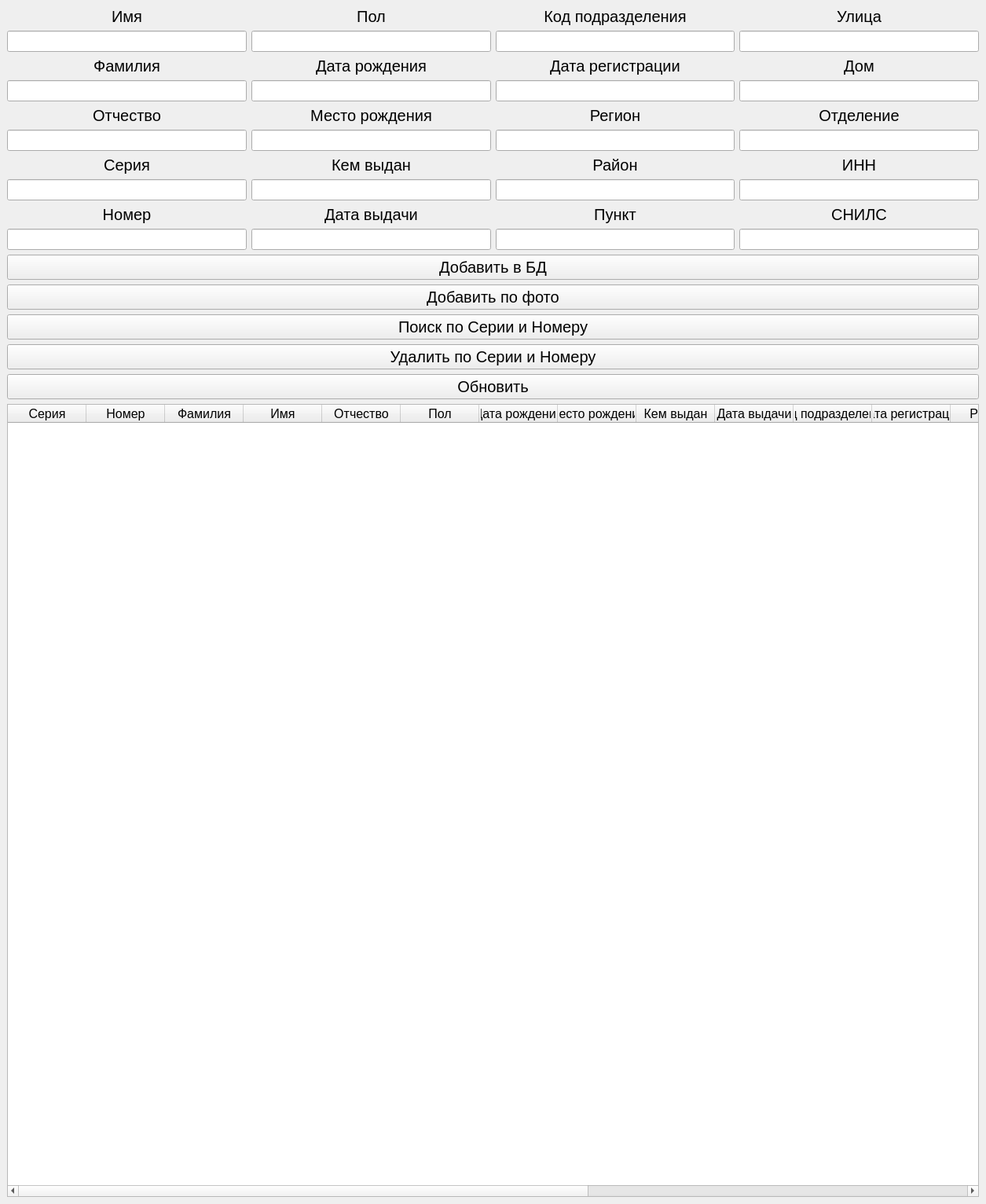
<?xml version="1.0" encoding="UTF-8"?>
<ui version="4.0">
 <class>MainWindow</class>
 <widget class="QMainWindow" name="MainWindow">
  <property name="geometry">
   <rect>
    <x>0</x>
    <y>0</y>
    <width>1255</width>
    <height>1532</height>
   </rect>
  </property>
  <property name="windowTitle">
   <string>Главное окно</string>
  </property>
  <property name="styleSheet">
   <string notr="true"/>
  </property>
  <widget class="QWidget" name="centralwidget">
   <layout class="QVBoxLayout" name="verticalLayout_7">
    <item>
     <layout class="QHBoxLayout" name="horizontalLayout">
      <item>
       <layout class="QVBoxLayout" name="verticalLayout_2">
        <item>
         <widget class="QLabel" name="label_name">
          <property name="font">
           <font>
            <family>MS Shell Dlg 2</family>
            <pointsize>15</pointsize>
           </font>
          </property>
          <property name="text">
           <string>Имя</string>
          </property>
          <property name="alignment">
           <set>Qt::AlignCenter</set>
          </property>
         </widget>
        </item>
        <item>
         <widget class="QLineEdit" name="name">
          <property name="font">
           <font>
            <pointsize>12</pointsize>
           </font>
          </property>
         </widget>
        </item>
        <item>
         <widget class="QLabel" name="label_surname">
          <property name="font">
           <font>
            <family>MS Shell Dlg 2</family>
            <pointsize>15</pointsize>
           </font>
          </property>
          <property name="text">
           <string>Фамилия</string>
          </property>
          <property name="alignment">
           <set>Qt::AlignCenter</set>
          </property>
         </widget>
        </item>
        <item>
         <widget class="QLineEdit" name="surname">
          <property name="font">
           <font>
            <pointsize>12</pointsize>
           </font>
          </property>
         </widget>
        </item>
        <item>
         <widget class="QLabel" name="label_patronymic">
          <property name="font">
           <font>
            <family>MS Shell Dlg 2</family>
            <pointsize>15</pointsize>
           </font>
          </property>
          <property name="text">
           <string>Отчество</string>
          </property>
          <property name="alignment">
           <set>Qt::AlignCenter</set>
          </property>
         </widget>
        </item>
        <item>
         <widget class="QLineEdit" name="patronymic">
          <property name="font">
           <font>
            <pointsize>12</pointsize>
           </font>
          </property>
         </widget>
        </item>
        <item>
         <widget class="QLabel" name="label_series">
          <property name="font">
           <font>
            <family>MS Shell Dlg 2</family>
            <pointsize>15</pointsize>
           </font>
          </property>
          <property name="text">
           <string>Серия</string>
          </property>
          <property name="alignment">
           <set>Qt::AlignCenter</set>
          </property>
         </widget>
        </item>
        <item>
         <widget class="QLineEdit" name="series">
          <property name="font">
           <font>
            <pointsize>12</pointsize>
           </font>
          </property>
         </widget>
        </item>
        <item>
         <widget class="QLabel" name="label_number">
          <property name="font">
           <font>
            <family>MS Shell Dlg 2</family>
            <pointsize>15</pointsize>
           </font>
          </property>
          <property name="text">
           <string>Номер</string>
          </property>
          <property name="alignment">
           <set>Qt::AlignCenter</set>
          </property>
         </widget>
        </item>
        <item>
         <widget class="QLineEdit" name="number">
          <property name="font">
           <font>
            <pointsize>12</pointsize>
           </font>
          </property>
         </widget>
        </item>
       </layout>
      </item>
      <item>
       <layout class="QVBoxLayout" name="verticalLayout_4">
        <item>
         <widget class="QLabel" name="label_gender">
          <property name="font">
           <font>
            <family>MS Shell Dlg 2</family>
            <pointsize>15</pointsize>
           </font>
          </property>
          <property name="text">
           <string>Пол</string>
          </property>
          <property name="alignment">
           <set>Qt::AlignCenter</set>
          </property>
         </widget>
        </item>
        <item>
         <widget class="QLineEdit" name="gender">
          <property name="font">
           <font>
            <pointsize>12</pointsize>
           </font>
          </property>
         </widget>
        </item>
        <item>
         <widget class="QLabel" name="label_birth_date">
          <property name="font">
           <font>
            <family>MS Shell Dlg 2</family>
            <pointsize>15</pointsize>
           </font>
          </property>
          <property name="text">
           <string>Дата рождения</string>
          </property>
          <property name="alignment">
           <set>Qt::AlignCenter</set>
          </property>
         </widget>
        </item>
        <item>
         <widget class="QLineEdit" name="birth_date">
          <property name="font">
           <font>
            <pointsize>12</pointsize>
           </font>
          </property>
         </widget>
        </item>
        <item>
         <widget class="QLabel" name="label_birth_place">
          <property name="font">
           <font>
            <family>MS Shell Dlg 2</family>
            <pointsize>15</pointsize>
           </font>
          </property>
          <property name="text">
           <string>Место рождения</string>
          </property>
          <property name="alignment">
           <set>Qt::AlignCenter</set>
          </property>
         </widget>
        </item>
        <item>
         <widget class="QLineEdit" name="birth_place">
          <property name="font">
           <font>
            <pointsize>12</pointsize>
           </font>
          </property>
         </widget>
        </item>
        <item>
         <widget class="QLabel" name="label_issue_place">
          <property name="font">
           <font>
            <family>MS Shell Dlg 2</family>
            <pointsize>15</pointsize>
           </font>
          </property>
          <property name="text">
           <string>Кем выдан</string>
          </property>
          <property name="alignment">
           <set>Qt::AlignCenter</set>
          </property>
         </widget>
        </item>
        <item>
         <widget class="QLineEdit" name="issue_place">
          <property name="font">
           <font>
            <pointsize>12</pointsize>
           </font>
          </property>
         </widget>
        </item>
        <item>
         <widget class="QLabel" name="label_issue_date">
          <property name="font">
           <font>
            <family>MS Shell Dlg 2</family>
            <pointsize>15</pointsize>
           </font>
          </property>
          <property name="text">
           <string>Дата выдачи</string>
          </property>
          <property name="alignment">
           <set>Qt::AlignCenter</set>
          </property>
         </widget>
        </item>
        <item>
         <widget class="QLineEdit" name="issue_date">
          <property name="font">
           <font>
            <pointsize>12</pointsize>
           </font>
          </property>
         </widget>
        </item>
       </layout>
      </item>
      <item>
       <layout class="QVBoxLayout" name="verticalLayout_5">
        <item>
         <widget class="QLabel" name="label_code">
          <property name="font">
           <font>
            <family>MS Shell Dlg 2</family>
            <pointsize>15</pointsize>
           </font>
          </property>
          <property name="text">
           <string>Код подразделения</string>
          </property>
          <property name="alignment">
           <set>Qt::AlignCenter</set>
          </property>
         </widget>
        </item>
        <item>
         <widget class="QLineEdit" name="code1">
          <property name="font">
           <font>
            <pointsize>12</pointsize>
           </font>
          </property>
         </widget>
        </item>
        <item>
         <widget class="QLabel" name="label_reg_date">
          <property name="font">
           <font>
            <pointsize>15</pointsize>
           </font>
          </property>
          <property name="text">
           <string>Дата регистрации</string>
          </property>
          <property name="alignment">
           <set>Qt::AlignCenter</set>
          </property>
         </widget>
        </item>
        <item>
         <widget class="QLineEdit" name="reg_date">
          <property name="font">
           <font>
            <pointsize>12</pointsize>
           </font>
          </property>
         </widget>
        </item>
        <item>
         <widget class="QLabel" name="label_region">
          <property name="font">
           <font>
            <pointsize>15</pointsize>
           </font>
          </property>
          <property name="text">
           <string>Регион</string>
          </property>
          <property name="alignment">
           <set>Qt::AlignCenter</set>
          </property>
         </widget>
        </item>
        <item>
         <widget class="QLineEdit" name="region">
          <property name="font">
           <font>
            <pointsize>12</pointsize>
           </font>
          </property>
         </widget>
        </item>
        <item>
         <widget class="QLabel" name="label_ray">
          <property name="font">
           <font>
            <pointsize>15</pointsize>
           </font>
          </property>
          <property name="text">
           <string>Район</string>
          </property>
          <property name="alignment">
           <set>Qt::AlignCenter</set>
          </property>
         </widget>
        </item>
        <item>
         <widget class="QLineEdit" name="ray">
          <property name="font">
           <font>
            <pointsize>12</pointsize>
           </font>
          </property>
         </widget>
        </item>
        <item>
         <widget class="QLabel" name="label_punkt">
          <property name="font">
           <font>
            <pointsize>15</pointsize>
           </font>
          </property>
          <property name="text">
           <string>Пункт</string>
          </property>
          <property name="alignment">
           <set>Qt::AlignCenter</set>
          </property>
         </widget>
        </item>
        <item>
         <widget class="QLineEdit" name="punkt">
          <property name="font">
           <font>
            <pointsize>12</pointsize>
           </font>
          </property>
         </widget>
        </item>
       </layout>
      </item>
      <item>
       <layout class="QVBoxLayout" name="verticalLayout_6">
        <item>
         <widget class="QLabel" name="label_street">
          <property name="font">
           <font>
            <pointsize>15</pointsize>
           </font>
          </property>
          <property name="text">
           <string>Улица</string>
          </property>
          <property name="alignment">
           <set>Qt::AlignCenter</set>
          </property>
         </widget>
        </item>
        <item>
         <widget class="QLineEdit" name="street">
          <property name="font">
           <font>
            <pointsize>12</pointsize>
           </font>
          </property>
         </widget>
        </item>
        <item>
         <widget class="QLabel" name="label_house">
          <property name="font">
           <font>
            <pointsize>15</pointsize>
           </font>
          </property>
          <property name="text">
           <string>Дом</string>
          </property>
          <property name="alignment">
           <set>Qt::AlignCenter</set>
          </property>
         </widget>
        </item>
        <item>
         <widget class="QLineEdit" name="house">
          <property name="font">
           <font>
            <pointsize>12</pointsize>
           </font>
          </property>
         </widget>
        </item>
        <item>
         <widget class="QLabel" name="label_state">
          <property name="font">
           <font>
            <pointsize>15</pointsize>
           </font>
          </property>
          <property name="text">
           <string>Отделение</string>
          </property>
          <property name="alignment">
           <set>Qt::AlignCenter</set>
          </property>
         </widget>
        </item>
        <item>
         <widget class="QLineEdit" name="state">
          <property name="font">
           <font>
            <pointsize>12</pointsize>
           </font>
          </property>
         </widget>
        </item>
        <item>
         <widget class="QLabel" name="label_inn">
          <property name="font">
           <font>
            <pointsize>15</pointsize>
           </font>
          </property>
          <property name="text">
           <string>ИНН</string>
          </property>
          <property name="alignment">
           <set>Qt::AlignCenter</set>
          </property>
         </widget>
        </item>
        <item>
         <widget class="QLineEdit" name="inn">
          <property name="font">
           <font>
            <pointsize>12</pointsize>
           </font>
          </property>
         </widget>
        </item>
        <item>
         <widget class="QLabel" name="label_snils">
          <property name="font">
           <font>
            <pointsize>15</pointsize>
           </font>
          </property>
          <property name="text">
           <string>СНИЛС</string>
          </property>
          <property name="alignment">
           <set>Qt::AlignCenter</set>
          </property>
         </widget>
        </item>
        <item>
         <widget class="QLineEdit" name="snils">
          <property name="font">
           <font>
            <pointsize>12</pointsize>
           </font>
          </property>
         </widget>
        </item>
       </layout>
      </item>
     </layout>
    </item>
    <item>
     <layout class="QVBoxLayout" name="verticalLayout_3">
      <item>
       <widget class="QPushButton" name="button_add">
        <property name="enabled">
         <bool>true</bool>
        </property>
        <property name="font">
         <font>
          <pointsize>15</pointsize>
         </font>
        </property>
        <property name="text">
         <string>Добавить в БД</string>
        </property>
       </widget>
      </item>
      <item>
       <widget class="QPushButton" name="button_load">
        <property name="font">
         <font>
          <pointsize>15</pointsize>
         </font>
        </property>
        <property name="text">
         <string>Добавить по фото</string>
        </property>
       </widget>
      </item>
      <item>
       <widget class="QPushButton" name="button_search">
        <property name="font">
         <font>
          <pointsize>15</pointsize>
         </font>
        </property>
        <property name="text">
         <string>Поиск по Серии и Номеру</string>
        </property>
       </widget>
      </item>
      <item>
       <widget class="QPushButton" name="button_delete">
        <property name="font">
         <font>
          <pointsize>15</pointsize>
         </font>
        </property>
        <property name="text">
         <string>Удалить по Серии и Номеру</string>
        </property>
       </widget>
      </item>
      <item>
       <widget class="QPushButton" name="button_update">
        <property name="font">
         <font>
          <pointsize>15</pointsize>
         </font>
        </property>
        <property name="text">
         <string>Обновить</string>
        </property>
       </widget>
      </item>
     </layout>
    </item>
    <item>
     <layout class="QVBoxLayout" name="verticalLayout">
      <item>
       <widget class="QTableWidget" name="table_info">
        <property name="font">
         <font>
          <pointsize>12</pointsize>
         </font>
        </property>
        <column>
         <property name="text">
          <string>Серия</string>
         </property>
         <property name="font">
          <font>
           <pointsize>12</pointsize>
          </font>
         </property>
        </column>
        <column>
         <property name="text">
          <string>Номер</string>
         </property>
         <property name="font">
          <font>
           <pointsize>12</pointsize>
          </font>
         </property>
        </column>
        <column>
         <property name="text">
          <string>Фамилия</string>
         </property>
         <property name="font">
          <font>
           <pointsize>12</pointsize>
          </font>
         </property>
        </column>
        <column>
         <property name="text">
          <string>Имя</string>
         </property>
         <property name="font">
          <font>
           <pointsize>12</pointsize>
          </font>
         </property>
        </column>
        <column>
         <property name="text">
          <string>Отчество</string>
         </property>
         <property name="font">
          <font>
           <pointsize>12</pointsize>
          </font>
         </property>
        </column>
        <column>
         <property name="text">
          <string>Пол</string>
         </property>
         <property name="font">
          <font>
           <pointsize>12</pointsize>
          </font>
         </property>
        </column>
        <column>
         <property name="text">
          <string>Дата рождения</string>
         </property>
         <property name="font">
          <font>
           <pointsize>12</pointsize>
          </font>
         </property>
        </column>
        <column>
         <property name="text">
          <string>Место рождения</string>
         </property>
         <property name="font">
          <font>
           <pointsize>12</pointsize>
          </font>
         </property>
        </column>
        <column>
         <property name="text">
          <string>Кем выдан</string>
         </property>
         <property name="font">
          <font>
           <pointsize>12</pointsize>
          </font>
         </property>
        </column>
        <column>
         <property name="text">
          <string>Дата выдачи</string>
         </property>
         <property name="font">
          <font>
           <pointsize>12</pointsize>
          </font>
         </property>
        </column>
        <column>
         <property name="text">
          <string>Код подразделения</string>
         </property>
         <property name="font">
          <font>
           <pointsize>12</pointsize>
          </font>
         </property>
        </column>
        <column>
         <property name="text">
          <string>Дата регистрации</string>
         </property>
         <property name="font">
          <font>
           <pointsize>12</pointsize>
          </font>
         </property>
        </column>
        <column>
         <property name="text">
          <string>Регион</string>
         </property>
         <property name="font">
          <font>
           <pointsize>12</pointsize>
          </font>
         </property>
        </column>
        <column>
         <property name="text">
          <string>Район</string>
         </property>
         <property name="font">
          <font>
           <pointsize>12</pointsize>
          </font>
         </property>
        </column>
        <column>
         <property name="text">
          <string>Пункт</string>
         </property>
         <property name="font">
          <font>
           <pointsize>12</pointsize>
          </font>
         </property>
        </column>
        <column>
         <property name="text">
          <string>Улица</string>
         </property>
         <property name="font">
          <font>
           <pointsize>12</pointsize>
          </font>
         </property>
        </column>
        <column>
         <property name="text">
          <string>Дом</string>
         </property>
         <property name="font">
          <font>
           <pointsize>12</pointsize>
          </font>
         </property>
        </column>
        <column>
         <property name="text">
          <string>Отделение</string>
         </property>
         <property name="font">
          <font>
           <pointsize>12</pointsize>
          </font>
         </property>
        </column>
        <column>
         <property name="text">
          <string>ИНН</string>
         </property>
         <property name="font">
          <font>
           <pointsize>12</pointsize>
          </font>
         </property>
        </column>
        <column>
         <property name="text">
          <string>СНИЛС</string>
         </property>
         <property name="font">
          <font>
           <pointsize>12</pointsize>
          </font>
         </property>
        </column>
       </widget>
      </item>
     </layout>
    </item>
   </layout>
  </widget>
 </widget>
 <resources/>
 <connections/>
</ui>
